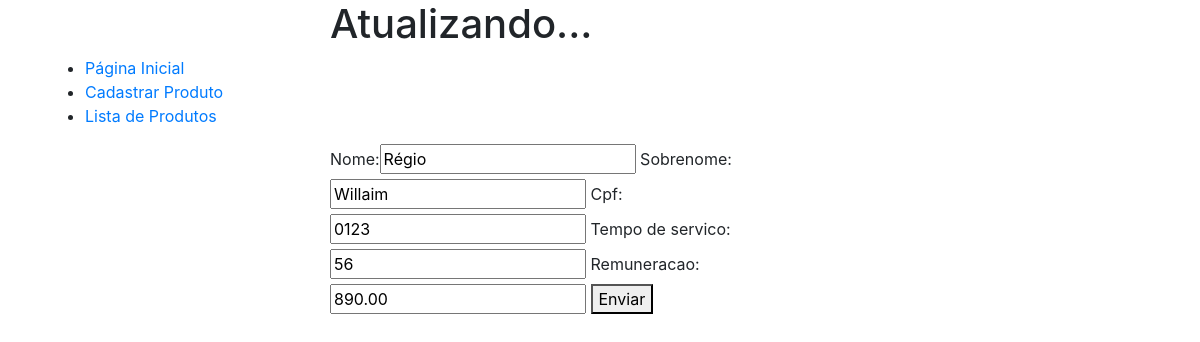
The app's page /produto/2 with its own data.
### helloworld/models.py (models this page shows)
class Produto(models.Model):
    nome = models.CharField(
        max_length=255,
        null=False,
        blank=False
    )
    sobrenome = models.CharField(
        max_length=255,
        null=False,
        blank=False
    )
    cpf = models.CharField(
        max_length=14,
        null=False,
        blank=False
    )
    tempo_de_servico = models.IntegerField(
        default=0,
        null=False,
        blank=False
    )
    remuneracao = models.DecimalField(
        max_digits=8,
        decimal_places=2,
        null=False,
        blank=False
    )
    objetos = models.Manager()

### website/views.py (the view)
# urls.py: path('produto/<pk>', ProdutoUpdateView.as_view(), name="atualiza_produto"),
class ProdutoUpdateView(UpdateView):
    template_name = "website/atualiza.html"
    model = Produto
    fields = '__all__'
    context_object_name = 'produto'
    success_url = reverse_lazy("website:lista_produtos")

### website/templates/website/atualiza.html (shortened to what this page needs)
{% extends "base.html" %}
{% block title %}Atualizando... {% endblock %}

### website/templates/base.html (shortened to what this page needs)
<!doctype html>
<html lang="en">
  <head>
    <link rel="stylesheet" href="https://stackpath.bootstrapcdn.com/bootstrap/4.3.1/css/bootstrap.min.css"
>
  </head>
  <body>
    <div class="container">
      <div class="row">
          <div class='col-6 mx-auto'>
              <h1>{% block title %} CFE {% endblock %}</h1>
          </div>
      </div>
      <ul>
          <li><a href="{% url 'website:index' %}">Página Inicial</a></li>
          <li><a href="{% url 'website:cadastra_produto' %}">Cadastrar Produto</a></li>
          <li><a href="{% url 'website:lista_produtos' %}">Lista de Produtos</a></li>
      </ul>
      <div class="row">
          <div class='col-6 mx-auto'>
        <form method="post">
            {{ form }}
            <button>Enviar</button>
        </form>
      </div>
    </div>
  </div>
  </body>
</html>

### records on screen
Produto: nome "Régio", sobrenome "Willaim", cpf "0123", tempo_de_servico "56", remuneracao "890.00"
